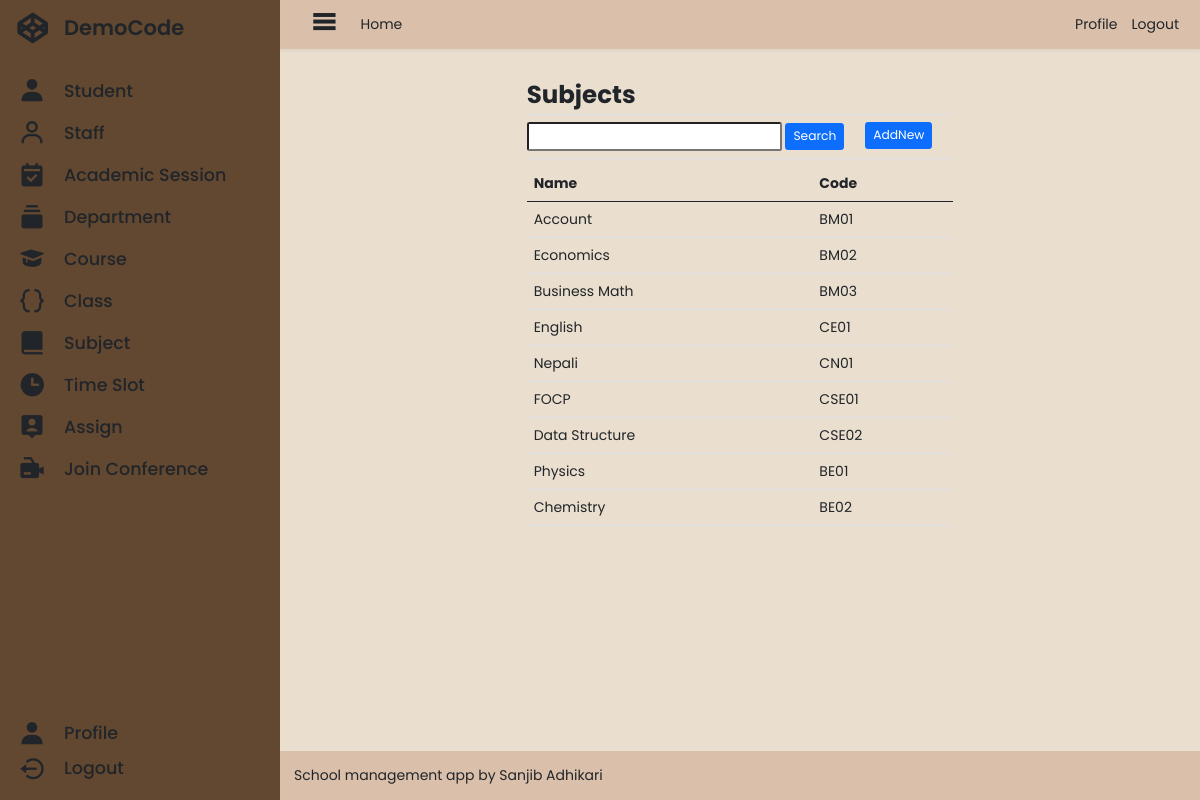
Page /administrator/subject_list/ (signed in) on the committed database.
### administrator/models.py (models this page shows, shortened)
class Subject(models.Model):
    id = models.UUIDField(
        verbose_name=_("ID"),
        primary_key=True,
        default=uuid.uuid4,
        editable=False,
    )
    name = models.CharField(
        verbose_name=_("Name"),
        max_length=127,
    )
    code = models.CharField(
        verbose_name=_("Code"),
        max_length=15,
    )

### administrator/decorators.py (the view)
    def message_function(request, uuid=None, *args, **kwargs):
        if isinstance(request, WSGIRequest):
            if request.user.is_authenticated and not request.user.user_type.name == "administrator":
                messages.error(request, "You must login as administrator to access this page.")
            elif not request.user.is_authenticated:
                messages.error(request, "You must login to access this page.")
        return function(request, uuid, *args, **kwargs)

### administrator/views.py (called while the page is built)
@administrator_message
@administrator_required
def list_subject_view(request, *args, **kwargs):
    context = {}
    subjects = Subject.objects.all()
    context["subjects"] = subjects
    return render(request, "administrator/subject/subject_list.html", context)

### administrator/templates/administrator/subject/subject_list.html (shortened to what this page needs)
{% extends 'administrator/base.html' %}
{% load static %}
{% load crispy_forms_tags %}
{% block main %}
<div class="container">
    <div class="d-flex flex-column">
        <Legend class="m-0 fw-bold fs-3 border-bottom">Subjects</Legend>
        <div class="d-flex justify-content-between my-2 pb-2 border-bottom">
            <form method="post">
                <input type="text" name="search" class="form-control-sm">
                <button class="btn btn-sm btn-primary" type="submit">Search</button>
            </form>
            <div>
                <a href="{% url 'administrator:subject-add' %}" class="btn btn-sm btn-primary mx-4">AddNew</a>
            </div>
        </div>
        {% if subjects %}
        <table class="table table-hover table-responsive">
            <thead class="thead-dark">
                <tr>
                    <th scope="col">Name</th>
                    <th scope="col">Code</th>
                </tr>
            </thead>
            <tbody>
                {% for object in subjects %}
                <tr>
                    <td><a href="{% url 'administrator:subject-detail' uuid=object.id %}">{{object.name}}</a></td>
                    <td><a href="{% url 'administrator:subject-detail' uuid=object.id %}">{{object.code}}</a></td>
                </tr>
                {% endfor %}
            </tbody>
        </table>
        {% else %}
        <div class="d-flex justify-content-center">No Records.</div>
        {% endif %}
    </div>
</div>
{% endblock main %}

### static/css/base.css (style rules this page uses)
*, *::before, *::after { box-sizing: border-box; }
* { margin: 0; padding: 0; font-size: 14px; font-family: 'Poppins', sans-serif; }
a, a:hover { text-decoration: none; color: inherit; }
body { margin: 0; padding: 0; width: 100vw; height: 100vh; display: flex; }
.container { padding: 1rem; display: flex; flex-direction: column; align-items: center; overflow: auto; max-width: calc(100% - 2rem); height: 100%; }
form { width: 100%; max-width: 600px; }
legend { font-weight: 600; }

### rows in the picture
Subject: name "Account", code "BM01"
Subject: name "Economics", code "BM02"
Subject: name "Business Math", code "BM03"
Subject: name "English", code "CE01"
Subject: name "Nepali", code "CN01"
Subject: name "FOCP", code "CSE01"
Subject: name "Data Structure", code "CSE02"
Subject: name "Physics", code "BE01"
Subject: name "Chemistry", code "BE02"
